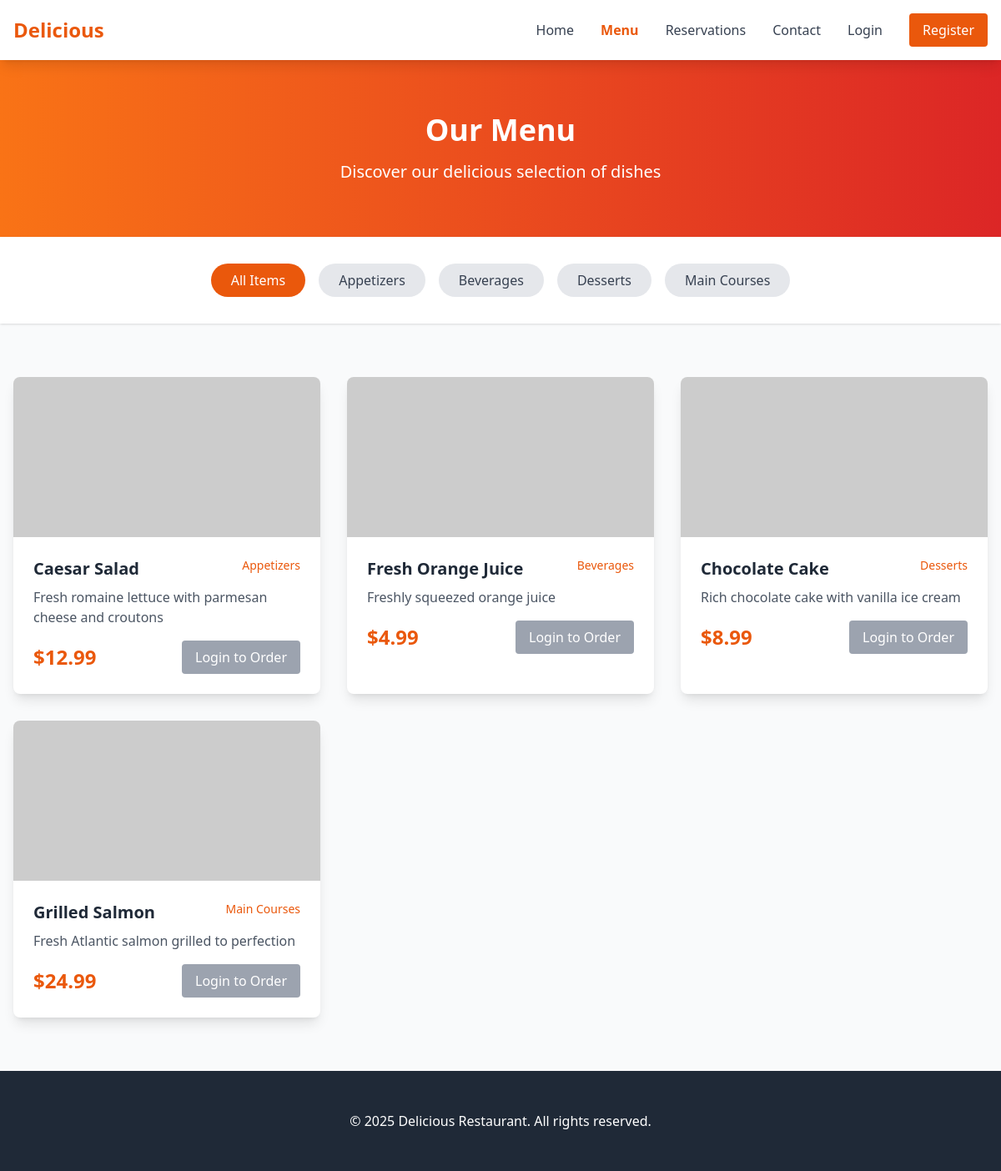
Page /menu.php on the committed database.
### tables this page shows
CREATE TABLE categories (
    id INT AUTO_INCREMENT PRIMARY KEY,
    name VARCHAR(100) NOT NULL,
    description TEXT,
    image VARCHAR(255),
    status ENUM('active', 'inactive') DEFAULT 'active',
    created_at TIMESTAMP DEFAULT CURRENT_TIMESTAMP
);

CREATE TABLE menu_items (
    id INT AUTO_INCREMENT PRIMARY KEY,
    name VARCHAR(100) NOT NULL,
    description TEXT,
    price DECIMAL(10, 2) NOT NULL,
    image VARCHAR(255),
    category_id INT,
    status ENUM('available', 'unavailable') DEFAULT 'available',
    created_at TIMESTAMP DEFAULT CURRENT_TIMESTAMP,
    FOREIGN KEY (category_id) REFERENCES categories(id)
);

### includes/auth.php (called while the page is built, shortened)
<?php
function isLoggedIn() {
    return isset($_SESSION['user_id']);
}
?>

### menu.php (the view, shortened to what this page needs)
<?php
require_once 'includes/auth.php';
$database = new Database();
$db = $database->getConnection();
$cat_query = "SELECT * FROM categories WHERE status = 'active' ORDER BY name";
$cat_stmt = $db->prepare($cat_query);
$cat_stmt->execute();
$categories = $cat_stmt->fetchAll(PDO::FETCH_ASSOC);
$selected_category = $_GET['category'] ?? '';
if ($selected_category) {
    $menu_query = "SELECT mi.*, c.name as category_name FROM menu_items mi
                   JOIN categories c ON mi.category_id = c.id
                   WHERE mi.status = 'available' AND c.id = ?
                   ORDER BY mi.name";
    $menu_stmt = $db->prepare($menu_query);
    $menu_stmt->execute([$selected_category]);
} else {
    $menu_query = "SELECT mi.*, c.name as category_name FROM menu_items mi
                   JOIN categories c ON mi.category_id = c.id
                   WHERE mi.status = 'available'
                   ORDER BY c.name, mi.name";
    $menu_stmt = $db->prepare($menu_query);
    $menu_stmt->execute();
}
$menu_items = $menu_stmt->fetchAll(PDO::FETCH_ASSOC);
?>
<!DOCTYPE html>
<html lang="en">
<head>
    <script src="https://cdn.tailwindcss.com"></script>
</head>
<body class="bg-gray-50">
    <nav class="bg-white shadow-lg sticky top-0 z-50">
        <div class="max-w-7xl mx-auto px-4">
            <div class="flex justify-between items-center py-4">
                <div class="flex items-center space-x-4">
                    <h1 class="text-2xl font-bold text-orange-600">Delicious</h1>
                </div>
                <div class="hidden md:flex items-center space-x-8">
                    <a href="index.php" class="text-gray-700 hover:text-orange-600 transition">Home</a>
                    <a href="menu.php" class="text-orange-600 font-semibold">Menu</a>
                    <a href="reservations.php" class="text-gray-700 hover:text-orange-600 transition">Reservations</a>
                    <a href="contact.php" class="text-gray-700 hover:text-orange-600 transition">Contact</a>
                    <?php if (isLoggedIn()): ?>
                        <a href="cart.php" class="text-gray-700 hover:text-orange-600 transition">Cart</a>
                        <a href="orders.php" class="text-gray-700 hover:text-orange-600 transition">Orders</a>
                        <?php if (isAdmin()): ?>
                            <a href="admin/dashboard.php" class="text-gray-700 hover:text-orange-600 transition">Admin</a>
                        <?php endif; ?>
                        <a href="logout.php" class="bg-orange-600 text-white px-4 py-2 rounded hover:bg-orange-700 transition">Logout</a>
                    <?php else: ?>
                        <a href="login.php" class="text-gray-700 hover:text-orange-600 transition">Login</a>
                        <a href="register.php" class="bg-orange-600 text-white px-4 py-2 rounded hover:bg-orange-700 transition">Register</a>
                    <?php endif; ?>
                </div>
            </div>
        </div>
    </nav>
    <section class="bg-gradient-to-r from-orange-500 to-red-600 text-white py-16">
        <div class="max-w-7xl mx-auto px-4 text-center">
            <h1 class="text-4xl font-bold mb-4">Our Menu</h1>
            <p class="text-xl">Discover our delicious selection of dishes</p>
        </div>
    </section>
    <section class="bg-white py-8 shadow">
        <div class="max-w-7xl mx-auto px-4">
            <div class="flex flex-wrap justify-center gap-4">
                <a href="menu.php" class="px-6 py-2 rounded-full <?= empty($selected_category) ? 'bg-orange-600 text-white' : 'bg-gray-200 text-gray-700 hover:bg-orange-100' ?> transition">
                    All Items
                </a>
                <?php foreach ($categories as $category): ?>
                    <a href="menu.php?category=<?= $category['id'] ?>"
                       class="px-6 py-2 rounded-full <?= $selected_category == $category['id'] ? 'bg-orange-600 text-white' : 'bg-gray-200 text-gray-700 hover:bg-orange-100' ?> transition">
                        <?= htmlspecialchars($category['name']) ?>
                    </a>
                <?php endforeach; ?>
            </div>
        </div>
    </section>
    <section class="py-16">
        <div class="max-w-7xl mx-auto px-4">
            <?php if (empty($menu_items)): ?>
                <div class="text-center py-16">
                    <h3 class="text-2xl text-gray-600">No items found</h3>
                </div>
            <?php else: ?>
                <div class="grid md:grid-cols-2 lg:grid-cols-3 gap-8">
                    <?php foreach ($menu_items as $item): ?>
                    <div class="bg-white rounded-lg shadow-lg overflow-hidden hover:shadow-xl transition">
                        <img src="<?= $item['image'] ?: 'https://via.placeholder.com/400x300' ?>" alt="<?= htmlspecialchars($item['name']) ?>" class="w-full h-48 object-cover">
                        <div class="p-6">
                            <div class="flex justify-between items-start mb-2">
                                <h3 class="text-xl font-semibold text-gray-800"><?= htmlspecialchars($item['name']) ?></h3>
                                <span class="text-sm text-orange-600 font-medium"><?= htmlspecialchars($item['category_name']) ?></span>
                            </div>
                            <p class="text-gray-600 mb-4"><?= htmlspecialchars($item['description']) ?></p>
                            <div class="flex justify-between items-center">
                                <span class="text-2xl font-bold text-orange-600">$<?= number_format($item['price'], 2) ?></span>
                                <?php if (isLoggedIn()): ?>
                                    <form method="POST" action="add_to_cart.php" class="inline">
                                        <input type="hidden" name="menu_item_id" value="<?= $item['id'] ?>">
                                        <button type="submit" class="bg-orange-600 text-white px-4 py-2 rounded hover:bg-orange-700 transition">
                                            Add to Cart
                                        </button>
                                    </form>
                                <?php else: ?>
                                    <a href="login.php" class="bg-gray-400 text-white px-4 py-2 rounded">Login to Order</a>
                                <?php endif; ?>
                            </div>
                        </div>
                    </div>
                    <?php endforeach; ?>
                </div>
            <?php endif; ?>
        </div>
    </section>
    <footer class="bg-gray-800 text-white py-12">
        <div class="max-w-7xl mx-auto px-4 text-center">
            <p>&copy; 2025 Delicious Restaurant. All rights reserved.</p>
        </div>
    </footer>
</body>
</html>

### rows in the picture
categories: name "Appetizers"
categories: name "Beverages"
categories: name "Desserts"
categories: name "Main Courses"
menu_items: name "Caesar Salad", category.name "Appetizers", description "Fresh romaine lettuce with parmesan cheese and croutons", price "12.99"
menu_items: name "Fresh Orange Juice", category.name "Beverages", description "Freshly squeezed orange juice", price "4.99"
menu_items: name "Chocolate Cake", category.name "Desserts", description "Rich chocolate cake with vanilla ice cream", price "8.99"
menu_items: name "Grilled Salmon", category.name "Main Courses", description "Fresh Atlantic salmon grilled to perfection", price "24.99"
